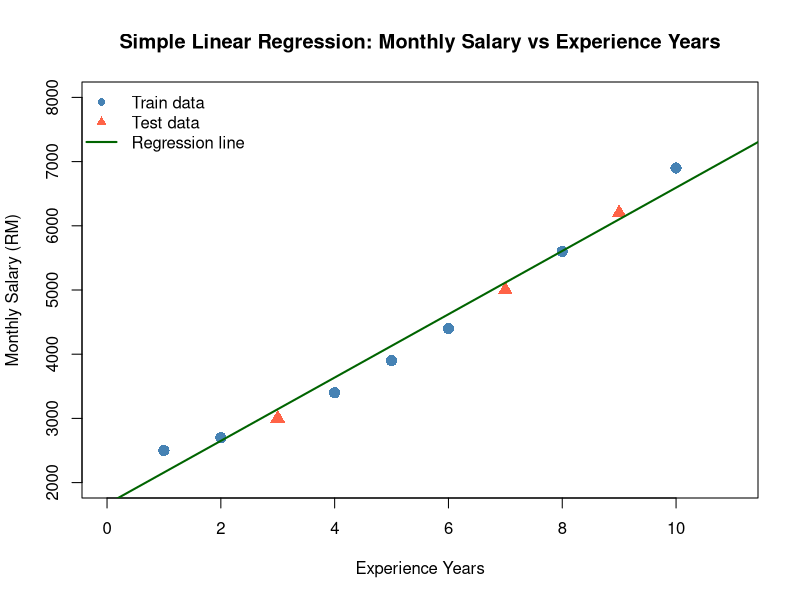

The R source for this figure:
#----------------------CLASS ACTIVITY 1----------------------------

# Dataset 
experience <- c(1, 2, 3, 4, 5, 6, 7, 8, 9, 10)
salary     <- c(2500, 2700, 3000, 3400, 3900, 4400, 5000, 5600, 6200, 6900)

df <- data.frame(Experience_Years = experience, Monthly_Salary = salary)

# 70% Train / 30% Test Split
set.seed(42)
train_idx  <- sample(1:nrow(df), size = 0.7 * nrow(df))
train_data <- df[ train_idx, ]
test_data  <- df[-train_idx, ]

# Fit Linear Regression Model 
model <- lm(Monthly_Salary ~ Experience_Years, data = train_data)
summary(model)

# Predictions on Test Set 
test_data$Predicted <- predict(model, newdata = test_data)
print(test_data)


# Plot
plot(train_data$Experience_Years, train_data$Monthly_Salary,
     col  = "steelblue", pch = 16, cex = 1.5,
     xlim = c(0, 11), ylim = c(2000, 8000),
     xlab = "Experience Years",
     ylab = "Monthly Salary (RM)",
     main = "Simple Linear Regression: Monthly Salary vs Experience Years")

# Test points
points(test_data$Experience_Years, test_data$Monthly_Salary,
       col = "tomato", pch = 17, cex = 1.5)

# Regression line
abline(model, col = "darkgreen", lwd = 2)

# Legend
legend("topleft",
       legend = c("Train data", "Test data", "Regression line"),
       col    = c("steelblue", "tomato", "darkgreen"),
       pch    = c(16, 17, NA),
       lty    = c(NA, NA, 1),
       lwd    = c(NA, NA, 2),
       bty    = "n")




#----------------------CLASS ACTIVITY 2----------------------------

# Dataset
df <- data.frame(
  Ozone   = c(11, 11, 11, 12, 12, 13, 13, 13, 13, 14),
  Solar.R = c(290, 44, 320, 149, 120, 137, 112, 27, 238, 274),
  Wind    = c(9.2, 9.7, 16.6, 12.6, 11.5, 10.3, 11.5, 10.3, 12.6, 10.9),
  Temp    = c(66, 62, 73, 74, 73, 76, 71, 76, 64, 68)
)

# Split 70% train, 30% test
set.seed(42)
train_idx  <- sample(1:nrow(df), size = 0.7 * nrow(df))
train_data <- df[train_idx, ]
test_data  <- df[-train_idx, ]

# Build model
model <- lm(Ozone ~ Solar.R + Wind + Temp, data = train_data)
summary(model)

# Predict on test data
predictions <- predict(model, newdata = test_data)

# Compare actual vs predicted
data.frame(Actual = test_data$Ozone, Predicted = predictions)
